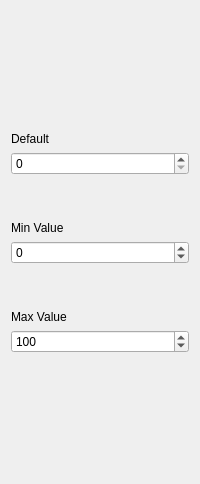
  <widget class="QWizardPage" name="wizardPage_7">
   <property name="title">
    <string>Number.</string>
   </property>
   <property name="subTitle">
    <string>Set min and max values and default value.</string>
   </property>
   <layout class="QVBoxLayout" name="verticalLayout_7">
    <item>
     <spacer name="verticalSpacer_13">
      <property name="orientation">
       <enum>Qt::Vertical</enum>
      </property>
      <property name="sizeHint" stdset="0">
       <size>
        <width>20</width>
        <height>121</height>
       </size>
      </property>
     </spacer>
    </item>
    <item>
     <widget class="QLabel" name="label_18">
      <property name="text">
       <string>Default</string>
      </property>
     </widget>
    </item>
    <item>
     <widget class="QSpinBox" name="Number">
      <property name="maximum">
       <number>99999999</number>
      </property>
      <property name="value">
       <number>0</number>
      </property>
     </widget>
    </item>
    <item>
     <spacer name="verticalSpacer_14">
      <property name="orientation">
       <enum>Qt::Vertical</enum>
      </property>
      <property name="sizeType">
       <enum>QSizePolicy::Fixed</enum>
      </property>
      <property name="sizeHint" stdset="0">
       <size>
        <width>20</width>
        <height>40</height>
       </size>
      </property>
     </spacer>
    </item>
    <item>
     <widget class="QLabel" name="label_16">
      <property name="text">
       <string>Min Value</string>
      </property>
     </widget>
    </item>
    <item>
     <widget class="QSpinBox" name="MinValueNumber">
      <property name="minimum">
       <number>-99999999</number>
      </property>
      <property name="maximum">
       <number>99999999</number>
      </property>
     </widget>
    </item>
    <item>
     <spacer name="verticalSpacer_16">
      <property name="orientation">
       <enum>Qt::Vertical</enum>
      </property>
      <property name="sizeType">
       <enum>QSizePolicy::Fixed</enum>
      </property>
      <property name="sizeHint" stdset="0">
       <size>
        <width>20</width>
        <height>40</height>
       </size>
      </property>
     </spacer>
    </item>
    <item>
     <widget class="QLabel" name="label_17">
      <property name="text">
       <string>Max Value</string>
      </property>
     </widget>
    </item>
    <item>
     <widget class="QSpinBox" name="MaxValueNumber">
      <property name="minimum">
       <number>-99999999</number>
      </property>
      <property name="maximum">
       <number>99999999</number>
      </property>
      <property name="value">
       <number>100</number>
      </property>
     </widget>
    </item>
    <item>
     <spacer name="verticalSpacer_15">
      <property name="orientation">
       <enum>Qt::Vertical</enum>
      </property>
      <property name="sizeHint" stdset="0">
       <size>
        <width>20</width>
        <height>120</height>
       </size>
      </property>
     </spacer>
    </item>
   </layout>
  </widget>
